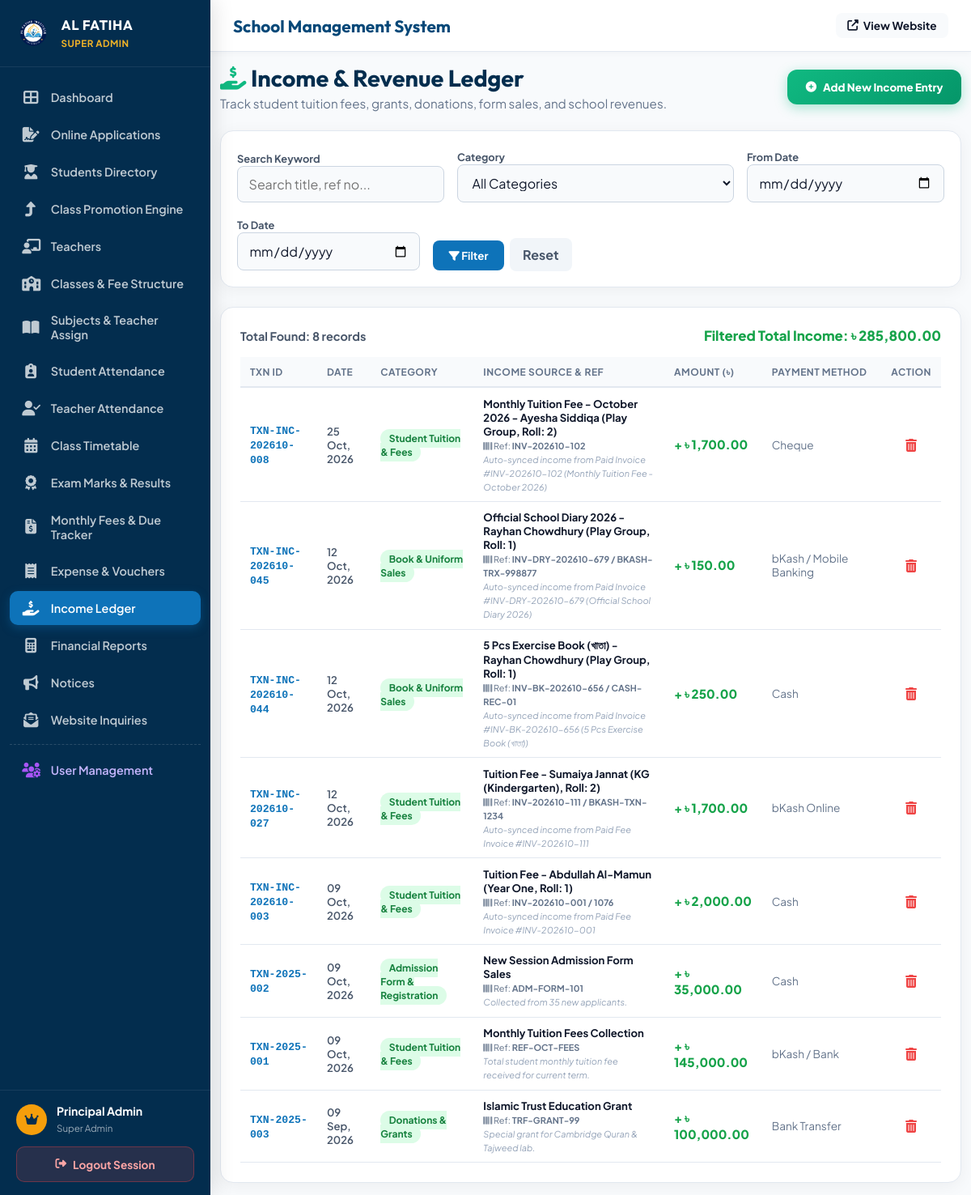
The page /admin/income.php (signed in) on the database its author committed.
### tables this page shows
CREATE TABLE `accounts_transactions` (
  `id` int(11) NOT NULL AUTO_INCREMENT,
  `transaction_no` varchar(30) NOT NULL,
  `type` enum('Income','Expense') NOT NULL,
  `category` varchar(100) NOT NULL,
  `title` varchar(200) NOT NULL,
  `amount` decimal(12,2) NOT NULL,
  `transaction_date` date NOT NULL,
  `payment_method` varchar(50) DEFAULT 'Cash',
  `reference_no` varchar(100) DEFAULT NULL,
  `voucher_file` varchar(255) DEFAULT NULL,
  `description` text DEFAULT NULL,
  `created_by` int(11) DEFAULT NULL,
  `created_at` timestamp NOT NULL DEFAULT current_timestamp(),
  PRIMARY KEY (`id`),
  UNIQUE KEY `transaction_no` (`transaction_no`),
  KEY `created_by` (`created_by`),
  CONSTRAINT `accounts_transactions_ibfk_1` FOREIGN KEY (`created_by`) REFERENCES `users` (`id`) ON DELETE SET NULL
);

### includes/functions.php (called while the page is built, shortened)
<?php
function sanitize($data) {
    return htmlspecialchars(trim($data), ENT_QUOTES, 'UTF-8');
}
function format_date($dateStr) {
    return date('d M, Y', strtotime($dateStr));
}
function format_currency($amount) {
    return '৳ ' . number_format($amount, 2);
}

### admin/income.php (the view, shortened to what this page needs)
<?php
require_once __DIR__ . '/layout.php';
$db = get_db_connection();
$search = sanitize($_GET['search'] ?? '');
$startDate = sanitize($_GET['start_date'] ?? '');
$endDate = sanitize($_GET['end_date'] ?? '');
$whereClauses = ["type = 'Income'"];
$params = [];
$whereSql = implode(' AND ', $whereClauses);
$incStmt = $db->prepare("SELECT * FROM accounts_transactions WHERE $whereSql ORDER BY transaction_date DESC, id DESC");
$incStmt->execute($params);
$incomes = $incStmt->fetchAll();
$totalFilteredIncome = array_sum(array_column($incomes, 'amount'));
?>
<div style="display: flex; justify-content: space-between; align-items: center; margin-bottom: 1.5rem; flex-wrap: wrap; gap: 1rem;">
  <div>
    <h1 style="font-family: 'Outfit', sans-serif; font-size: 1.8rem; color: #032d4e; margin: 0;">
      <i class="fas fa-hand-holding-usd" style="color: #10b981;"></i> Income & Revenue Ledger
    </h1>
    <p style="color: #64748b; margin: 0.2rem 0 0 0; font-size: 0.95rem;">
      Track student tuition fees, grants, donations, form sales, and school revenues.
    </p>
  </div>
  <button onclick="toggleAddForm()" class="btn" style="background: linear-gradient(135deg, #10b981 0%, #059669 100%); color: #ffffff; padding: 0.8rem 1.4rem; border-radius: 12px; font-weight: 800; border: none; cursor: pointer; display: inline-flex; align-items: center; gap: 0.5rem; box-shadow: 0 4px 15px rgba(16, 185, 129, 0.35);">
    <i class="fas fa-plus-circle"></i> Add New Income Entry
  </button>
</div>
<div style="background: #ffffff; border-radius: 16px; padding: 1.25rem; box-shadow: 0 4px 20px rgba(0,0,0,0.05); border: 1px solid #e2e8f0; margin-bottom: 1.5rem;">
  <form method="GET" style="display: flex; flex-wrap: wrap; gap: 1rem; align-items: flex-end;">
    <div style="flex: 1; min-width: 200px;">
      <label style="font-size: 0.8rem; font-weight: 700; color: #475569;">Search Keyword</label>
      <input type="text" name="search" class="form-control" placeholder="Search title, ref no..." value="<?= htmlspecialchars($search) ?>" style="width: 100%; padding: 0.6rem; border-radius: 8px; border: 1px solid #cbd5e1;">
    </div>
    <div style="min-width: 180px;">
      <label style="font-size: 0.8rem; font-weight: 700; color: #475569;">Category</label>
      <select name="category" class="form-control" style="width: 100%; padding: 0.6rem; border-radius: 8px; border: 1px solid #cbd5e1;">
        <option value="">All Categories</option>
      </select>
    </div>
    <div>
      <label style="font-size: 0.8rem; font-weight: 700; color: #475569;">From Date</label>
      <input type="date" name="start_date" class="form-control" value="<?= htmlspecialchars($startDate) ?>" style="padding: 0.6rem; border-radius: 8px; border: 1px solid #cbd5e1;">
    </div>
    <div>
      <label style="font-size: 0.8rem; font-weight: 700; color: #475569;">To Date</label>
      <input type="date" name="end_date" class="form-control" value="<?= htmlspecialchars($endDate) ?>" style="padding: 0.6rem; border-radius: 8px; border: 1px solid #cbd5e1;">
    </div>
    <div>
      <button type="submit" class="btn" style="background: #0e73b9; color: #ffffff; padding: 0.65rem 1.2rem; border-radius: 8px; font-weight: 700; border: none; cursor: pointer;">
        <i class="fas fa-filter"></i> Filter
      </button>
      <a href="income.php" class="btn" style="background: #f1f5f9; color: #475569; padding: 0.65rem 1rem; border-radius: 8px; font-weight: 700; text-decoration: none; margin-left: 0.3rem;">Reset</a>
    </div>
  </form>
</div>
<div style="background: #ffffff; border-radius: 16px; padding: 1.5rem; box-shadow: 0 4px 20px rgba(0,0,0,0.05); border: 1px solid #e2e8f0;">
  <div style="display: flex; justify-content: space-between; align-items: center; margin-bottom: 1rem;">
    <span style="font-weight: 700; color: #475569; font-size: 0.9rem;">Total Found: <strong><?= count($incomes) ?> records</strong></span>
    <span style="font-weight: 800; color: #16a34a; font-size: 1.05rem;">Filtered Total Income: <?= format_currency($totalFilteredIncome) ?></span>
  </div>
  <div style="overflow-x: auto;">
    <table class="data-table" style="width: 100%; border-collapse: collapse; text-align: left; font-size: 0.9rem;">
      <thead>
        <tr style="background: #f8fafc; border-bottom: 2px solid #e2e8f0; color: #475569;">
          <th style="padding: 0.85rem;">Txn ID</th>
          <th style="padding: 0.85rem;">Date</th>
          <th style="padding: 0.85rem;">Category</th>
          <th style="padding: 0.85rem;">Income Source & Ref</th>
          <th style="padding: 0.85rem;">Amount (৳)</th>
          <th style="padding: 0.85rem;">Payment Method</th>
          <th style="padding: 0.85rem; text-align: center;">Action</th>
        </tr>
      </thead>
      <tbody>
        <?php if (empty($incomes)): ?>
          <tr><td colspan="7" style="padding: 2.5rem; text-align: center; color: #94a3b8;">No income records match your filter criteria.</td></tr>
        <?php else: ?>
          <?php foreach ($incomes as $inc): ?>
            <tr style="border-bottom: 1px solid #f1f5f9;">
              <td style="padding: 0.85rem; font-weight: 700; color: #0e73b9;"><code><?= htmlspecialchars($inc['transaction_no']) ?></code></td>
              <td style="padding: 0.85rem; font-weight: 600; color: #475569;"><?= format_date($inc['transaction_date']) ?></td>
              <td style="padding: 0.85rem;">
                <span style="background: #dcfce7; color: #15803d; padding: 0.25rem 0.65rem; border-radius: 12px; font-weight: 700; font-size: 0.75rem;">
                  <?= htmlspecialchars($inc['category']) ?>
                </span>
              </td>
              <td style="padding: 0.85rem;">
                <strong><?= htmlspecialchars($inc['title']) ?></strong>
                <?php if ($inc['reference_no']): ?>
                  <br><small style="color: #64748b;"><i class="fas fa-barcode"></i> Ref: <strong><?= htmlspecialchars($inc['reference_no']) ?></strong></small>
                <?php endif; ?>
                <?php if ($inc['description']): ?>
                  <br><small style="color: #94a3b8; font-style: italic;"><?= htmlspecialchars($inc['description']) ?></small>
                <?php endif; ?>
              </td>
              <td style="padding: 0.85rem; font-weight: 800; color: #16a34a; font-size: 0.95rem;">
                + <?= format_currency($inc['amount']) ?>
              </td>
              <td style="padding: 0.85rem; font-size: 0.85rem; color: #64748b;"><?= htmlspecialchars($inc['payment_method']) ?></td>
              <td style="padding: 0.85rem; text-align: center;">
                <a href="income.php?delete_id=<?= $inc['id'] ?>" onclick="return confirm('Are you sure you want to delete this income record?');" style="color: #ef4444; font-size: 1rem; padding: 0.4rem;" title="Delete Income Record">
                  <i class="fas fa-trash-alt"></i>
                </a>
              </td>
            </tr>
          <?php endforeach; ?>
        <?php endif; ?>
      </tbody>
    </table>
  </div>
</div>
<?php require_once __DIR__ . '/layout_footer.php'; ?>

### assets/css/admin.css (style rules this page uses)
:root { --admin-primary: #0e73b9; --admin-primary-dark: #064878; --admin-deep-navy: #032d4e; --admin-gold: #f3b527; --admin-gold-dark: #cd8707; --admin-bg: #f8fafc; --admin-card: #ffffff; --admin-border: #e2e8f0; --admin-text: #0f172a; --admin-text-muted: #64748b; --sidebar-width: 260px; --header-height: 64px; }
*, *::before, *::after { box-sizing: border-box; }
html, body { margin: 0; padding: 0; width: 100%; overflow-x: hidden; }
body.dashboard-body { font-family: 'Plus Jakarta Sans', sans-serif; background-color: var(--admin-bg); color: var(--admin-text); min-height: 100vh; display: flex; position: relative; -webkit-font-smoothing: antialiased; }
.form-control { width: 100%; padding: 0.75rem 1rem; font-size: 0.95rem; border: 1.5px solid var(--admin-border); border-radius: 10px; background: #f8fafc; transition: all 0.2s ease; font-family: inherit; color: var(--admin-text); }
.data-table { width: 100%; border-collapse: collapse; text-align: left; font-size: 0.88rem; }
.data-table th { background: #f8fafc; color: var(--admin-text-muted); font-weight: 700; padding: 0.85rem 1rem; border-bottom: 2px solid var(--admin-border); text-transform: uppercase; font-size: 0.75rem; letter-spacing: 0.5px; white-space: nowrap; }
.data-table td { padding: 0.85rem 1rem; border-bottom: 1px solid var(--admin-border); vertical-align: middle; }
.btn { cursor: pointer; border-radius: 8px; transition: all 0.2s ease; font-family: inherit; }
.data-table { min-width: 600px !important; font-size: 0.82rem !important; }
.data-table th, .data-table td { padding: 0.65rem 0.75rem !important; }
.form-control, input[type="text"], input[type="number"], input[type="date"], input[type="password"], input[type="email"], input[type="search"], input[type="file"], select.form-control, select, textarea.form-control, textarea { font-size: 16px !important; padding: 0.7rem 0.85rem !important; min-height: 44px; border-radius: 10px; box-sizing: border-box; }

### rows shown on the page
accounts_transactions: transaction_no "TXN-INC-202610-008", transaction_date "25 Oct, 2026", category "Student Tuition & Fees", title "Monthly Tuition Fee - October 2026 - Ayesha Siddiqa (Play Group, Roll: 2)", reference_no "INV-202610-102", description "Auto-synced income from Paid Invoice #INV-202610-102 (Monthly Tuition Fee - October 2026)", amount "৳ 1,700.00", payment_method "Cheque"
accounts_transactions: transaction_no "TXN-INC-202610-045", transaction_date "12 Oct, 2026", category "Book & Uniform Sales", title "Official School Diary 2026 - Rayhan Chowdhury (Play Group, Roll: 1)", reference_no "INV-DRY-202610-679 / BKASH-TRX-998877", description "Auto-synced income from Paid Invoice #INV-DRY-202610-679 (Official School Diary 2026)", amount "৳ 150.00", payment_method "bKash / Mobile Banking"
accounts_transactions: transaction_no "TXN-INC-202610-044", transaction_date "12 Oct, 2026", category "Book & Uniform Sales", title "5 Pcs Exercise Book (খাতা) - Rayhan Chowdhury (Play Group, Roll: 1)", reference_no "INV-BK-202610-656 / CASH-REC-01", description "Auto-synced income from Paid Invoice #INV-BK-202610-656 (5 Pcs Exercise Book (খাতা))", amount "৳ 250.00", payment_method "Cash"
accounts_transactions: transaction_no "TXN-INC-202610-027", transaction_date "12 Oct, 2026", category "Student Tuition & Fees", title "Tuition Fee - Sumaiya Jannat (KG (Kindergarten), Roll: 2)", reference_no "INV-202610-111 / BKASH-TXN-1234", description "Auto-synced income from Paid Fee Invoice #INV-202610-111", amount "৳ 1,700.00", payment_method "bKash Online"
accounts_transactions: transaction_no "TXN-INC-202610-003", transaction_date "09 Oct, 2026", category "Student Tuition & Fees", title "Tuition Fee - Abdullah Al-Mamun (Year One, Roll: 1)", reference_no "INV-202610-001 / 1076", description "Auto-synced income from Paid Fee Invoice #INV-202610-001", amount "৳ 2,000.00", payment_method "Cash"
accounts_transactions: transaction_no "TXN-2025-002", transaction_date "09 Oct, 2026", category "Admission Form & Registration", title "New Session Admission Form Sales", reference_no "ADM-FORM-101", description "Collected from 35 new applicants.", amount "৳ 35,000.00", payment_method "Cash"
accounts_transactions: transaction_no "TXN-2025-001", transaction_date "09 Oct, 2026", category "Student Tuition & Fees", title "Monthly Tuition Fees Collection", reference_no "REF-OCT-FEES", description "Total student monthly tuition fee received for current term.", amount "৳ 145,000.00", payment_method "bKash / Bank"
accounts_transactions: transaction_no "TXN-2025-003", transaction_date "09 Sep, 2026", category "Donations & Grants", title "Islamic Trust Education Grant", reference_no "TRF-GRANT-99", description "Special grant for Cambridge Quran & Tajweed lab.", amount "৳ 100,000.00", payment_method "Bank Transfer"

### other values the page prints
$user_name "Principal Admin"
count($incomes) "8"
format_currency($totalFilteredIncome) "৳ 285,800.00"
